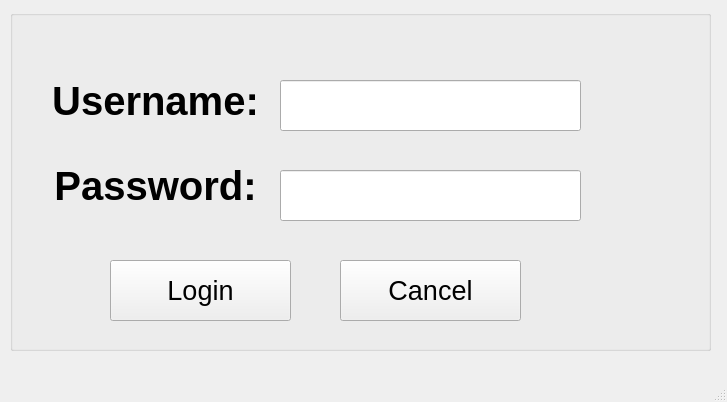
<?xml version="1.0" encoding="UTF-8"?>
<ui version="4.0">
 <class>MainWindow</class>
 <widget class="QMainWindow" name="MainWindow">
  <property name="geometry">
   <rect>
    <x>0</x>
    <y>0</y>
    <width>727</width>
    <height>402</height>
   </rect>
  </property>
  <property name="windowTitle">
   <string>MainWindow</string>
  </property>
  <widget class="QWidget" name="centralwidget">
   <widget class="QGroupBox" name="groupBox">
    <property name="geometry">
     <rect>
      <x>10</x>
      <y>10</y>
      <width>701</width>
      <height>341</height>
     </rect>
    </property>
    <property name="font">
     <font>
      <pointsize>12</pointsize>
     </font>
    </property>
    <property name="title">
     <string/>
    </property>
    <widget class="QLabel" name="label">
     <property name="geometry">
      <rect>
       <x>40</x>
       <y>50</y>
       <width>211</width>
       <height>81</height>
      </rect>
     </property>
     <property name="font">
      <font>
       <family>Segoe UI</family>
       <pointsize>30</pointsize>
       <bold>true</bold>
      </font>
     </property>
     <property name="text">
      <string>Username:</string>
     </property>
     <property name="alignment">
      <set>Qt::AlignCenter</set>
     </property>
    </widget>
    <widget class="QLabel" name="label_2">
     <property name="geometry">
      <rect>
       <x>40</x>
       <y>140</y>
       <width>211</width>
       <height>71</height>
      </rect>
     </property>
     <property name="font">
      <font>
       <family>Segoe UI</family>
       <pointsize>30</pointsize>
       <bold>true</bold>
      </font>
     </property>
     <property name="text">
      <string>Password:</string>
     </property>
     <property name="alignment">
      <set>Qt::AlignCenter</set>
     </property>
    </widget>
    <widget class="QPushButton" name="pushButton">
     <property name="geometry">
      <rect>
       <x>100</x>
       <y>250</y>
       <width>181</width>
       <height>61</height>
      </rect>
     </property>
     <property name="font">
      <font>
       <pointsize>20</pointsize>
      </font>
     </property>
     <property name="text">
      <string>Login</string>
     </property>
    </widget>
    <widget class="QPushButton" name="pushButton_2">
     <property name="geometry">
      <rect>
       <x>330</x>
       <y>250</y>
       <width>181</width>
       <height>61</height>
      </rect>
     </property>
     <property name="font">
      <font>
       <pointsize>20</pointsize>
      </font>
     </property>
     <property name="text">
      <string>Cancel</string>
     </property>
    </widget>
    <widget class="QLineEdit" name="lineEdit">
     <property name="geometry">
      <rect>
       <x>270</x>
       <y>70</y>
       <width>301</width>
       <height>51</height>
      </rect>
     </property>
     <property name="font">
      <font>
       <pointsize>15</pointsize>
      </font>
     </property>
    </widget>
    <widget class="QLineEdit" name="lineEdit_2">
     <property name="geometry">
      <rect>
       <x>270</x>
       <y>160</y>
       <width>301</width>
       <height>51</height>
      </rect>
     </property>
     <property name="font">
      <font>
       <pointsize>15</pointsize>
      </font>
     </property>
    </widget>
   </widget>
  </widget>
  <widget class="QMenuBar" name="menubar">
   <property name="geometry">
    <rect>
     <x>0</x>
     <y>0</y>
     <width>727</width>
     <height>21</height>
    </rect>
   </property>
  </widget>
  <widget class="QStatusBar" name="statusbar"/>
 </widget>
 <resources/>
 <connections/>
</ui>
